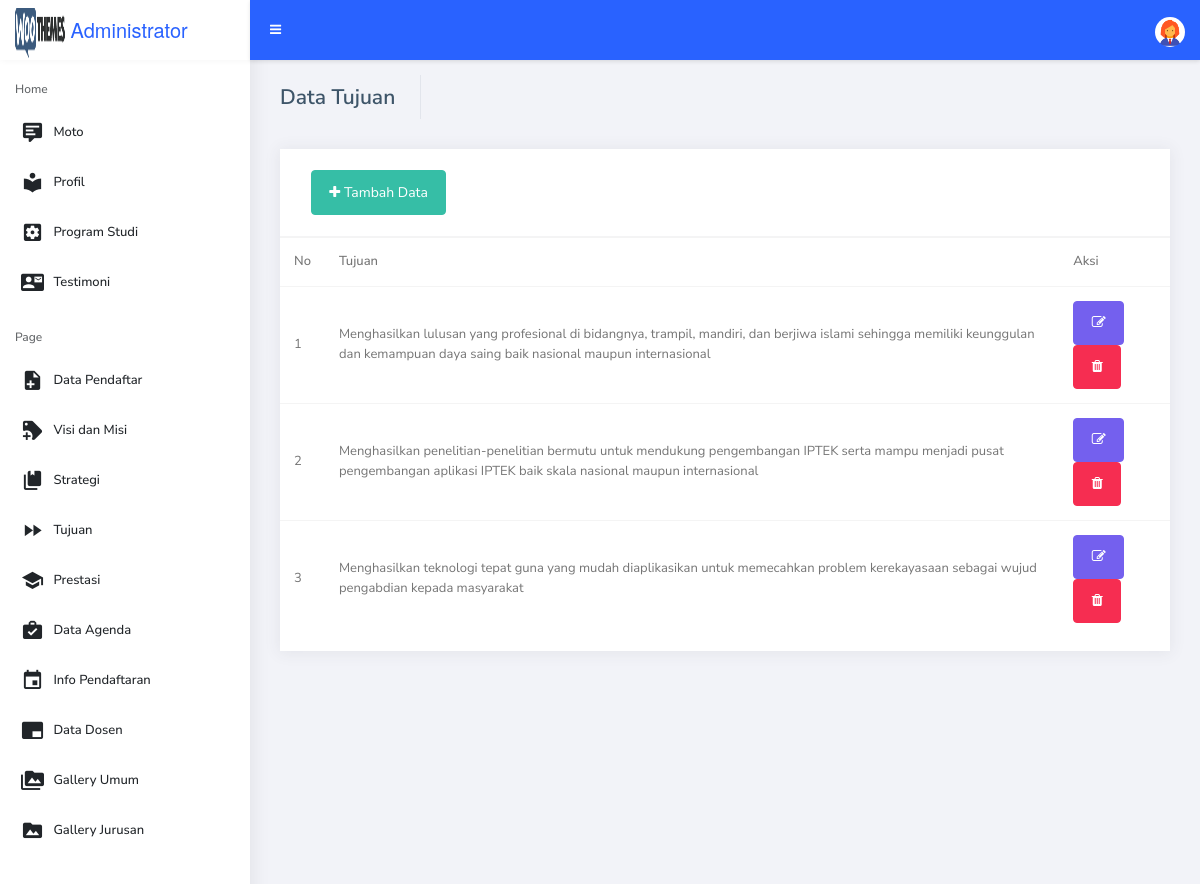
The page /admin/page/tujuan.php (signed in) on the database its author committed.
### tables this page shows
CREATE TABLE `tujuan` (
  `id` int(5) NOT NULL,
  `tujuan` text NOT NULL
);

### admin/page/tujuan.php (the view, shortened to what this page needs)
<?php
include "pondasi/kepala.php";
include "pondasi/kiri.php";
?>
<div class="content-wrapper">
    <div class="content-header">
        <div class="d-flex align-items-center">
            <div class="mr-auto">
                <h3 class="page-title">Data Tujuan</h3>
            </div>
        </div>
    </div>
    <section class="content">
        <div class="row">
            <div class="col-12">
                <div class="box">
                    <div class="box-header with-border">
                        <h4 class="box-title"><a href="tj-tbh.php" class="btn btn-success"><i class="fa fa-plus"></i> Tambah Data</a>
                    </div>
                    <div class="box-body no-padding">
                        <div class="table-responsive">
                            <table class="table table-hover">
                                <tr>
                                    <th>No</th>
                                    <th>Tujuan</th>
                                    <th>Aksi</th>
                                </tr>
                                <?php
                                $sql = mysqli_query($conn, "SELECT * FROM tujuan");
                                while ($b = mysqli_fetch_assoc($sql)) {
                                    echo "
                                    <tr>
                                    <td>" . $b['id'] . "
                                    </td>
                                    <td>" . $b['tujuan'] . "
                                    </td>
                                    <td>
                                    <a href='tj-edit.php?id=" . $b['id'] . "' class='btn btn-primary'><i class='fa fa-edit'></i></a>
                                    <a href='tj-hapus.php?id=" . $b['id'] . "' class='btn btn-danger'><i class='fa fa-trash'></i></a>
                                    </td>
                                </tr>
                                    ";
                                }
                                ?>
                            </table>
                        </div>
                    </div>
                </div>
            </div>
        </div>
    </section>
</div>
<?php
include "pondasi/kaki.php";
?>

### rows shown on the page
tujuan: id "1", tujuan "Menghasilkan lulusan yang profesional di bidangnya, trampil, mandiri, dan berjiwa islami sehingga memiliki keunggulan dan kemampuan daya saing baik nasional maupun internasional"
tujuan: id "2", tujuan "Menghasilkan penelitian-penelitian bermutu untuk mendukung pengembangan IPTEK serta mampu menjadi pusat pengembangan aplikasi IPTEK baik skala nasional maupun internasional"
tujuan: id "3", tujuan "Menghasilkan teknologi tepat guna yang mudah diaplikasikan untuk memecahkan problem kerekayasaan sebagai wujud pengabdian kepada masyarakat"
